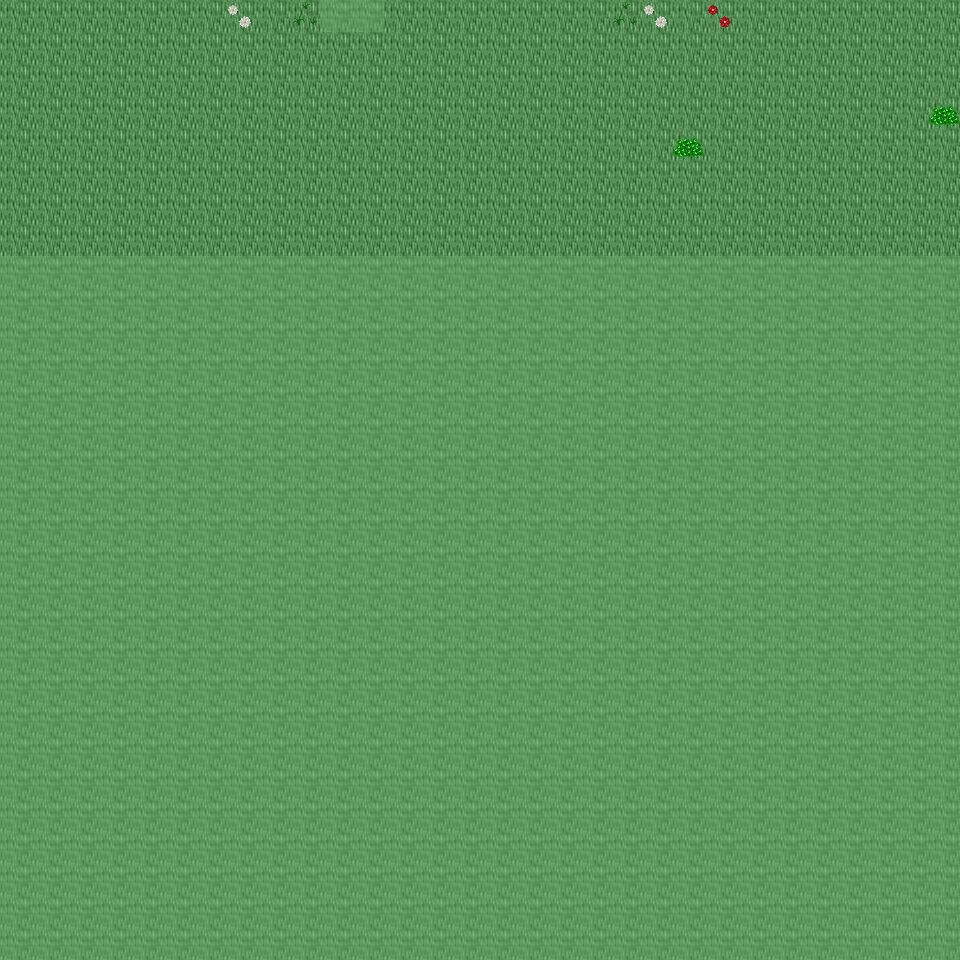

A level layout from a 2D game, rendered from its tile map. Below: a short description, then the map file with tile-grid data replaced by summaries:
An orthogonal 30x30 tile map with 32x32 px tiles, 6 tile layers (Ground, Object, Object2, Above, ...), 44 tilesets and 4 objects (4x mapchange).

<map version="1.0" orientation="orthogonal" renderorder="right-down" width="30" height="30" tilewidth="32" tileheight="32" nextobjectid="5">
  <tileset firstgid="1" name="tileset_ground_ground" tilewidth="32" tileheight="32" tilecount="33" columns="3">
    <image source="../drawable/tileset_ground_ground.png" width="96" height="352" />
  </tileset>
  <tileset firstgid="34" name="tileset_ground_ground_2" tilewidth="32" tileheight="32" tilecount="4" columns="4">
    <image source="../drawable/tileset_ground_ground_2.png" width="128" height="32" />
  </tileset>
  <tileset firstgid="38" name="tileset_ground_ridge_earth_dark" tilewidth="32" tileheight="32" tilecount="96" columns="12">
    <image source="../drawable/tileset_ground_ridge_earth_dark.png" width="384" height="256" />
  </tileset>
  <tileset firstgid="134" name="tileset_plant_grasses" tilewidth="32" tileheight="32" tilecount="6" columns="3">
    <image source="../drawable/tileset_plant_grasses.png" width="96" height="64" />
  </tileset>
  <tileset firstgid="140" name="tileset_plant_bush_bushes" tilewidth="32" tileheight="32" tilecount="10" columns="5">
    <image source="../drawable/tileset_plant_bush_bushes.png" width="160" height="64" />
  </tileset>
  <tileset firstgid="150" name="tileset_plant_flower_daisy_white" tilewidth="32" tileheight="32" tilecount="8" columns="2">
    <image source="../drawable/tileset_plant_flower_daisy_white.png" width="64" height="128" />
  </tileset>
  <tileset firstgid="158" name="tileset_building_fence_fence_chunky" tilewidth="32" tileheight="32" tilecount="21" columns="3">
    <image source="../drawable/tileset_building_fence_fence_chunky.png" width="96" height="224" />
  </tileset>
  <tileset firstgid="179" name="tileset_ground_rock_rocks_2" tilewidth="32" tileheight="32" tilecount="4" columns="2">
    <image source="../drawable/tileset_ground_rock_rocks_2.png" width="64" height="64" />
  </tileset>
  <tileset firstgid="183" name="tileset_building_roof_green" tilewidth="32" tileheight="32" tilecount="20" columns="5">
    <image source="../drawable/tileset_building_roof_green.png" width="160" height="128" />
  </tileset>
  <tileset firstgid="203" name="tileset_building_wall_wall_brown" tilewidth="32" tileheight="32" tilecount="12" columns="3">
    <image source="../drawable/tileset_building_wall_wall_brown.png" width="96" height="128" />
  </tileset>
  <tileset firstgid="215" name="tileset_plant_flower_daisy_red" tilewidth="32" tileheight="32" tilecount="8" columns="2">
    <image source="../drawable/tileset_plant_flower_daisy_red.png" width="64" height="128" />
  </tileset>
  <tileset firstgid="223" name="tileset_item_corpse_huge_animal" tilewidth="32" tileheight="32" tilecount="16" columns="2">
    <image source="../drawable/tileset_item_corpse_huge_animal.png" width="64" height="256" />
  </tileset>
  <tileset firstgid="239" name="tileset_plant_stump_rectangular" tilewidth="32" tileheight="32" tilecount="4" columns="2">
    <image source="../drawable/tileset_plant_stump_rectangular.png" width="64" height="64" />
  </tileset>
  <tileset firstgid="243" name="tileset_ground_rock_pebbles" tilewidth="32" tileheight="32" tilecount="3" columns="1">
    <image source="../drawable/tileset_ground_rock_pebbles.png" width="32" height="96" />
  </tileset>
  <tileset firstgid="246" name="tileset_plant_tree_tree_green" tilewidth="32" tileheight="32" tilecount="88" columns="8">
    <image source="../drawable/tileset_plant_tree_tree_green.png" width="256" height="352" />
  </tileset>
  <tileset firstgid="334" name="tileset_item_pot_dark_barrel" tilewidth="32" tileheight="32" tilecount="2" columns="1">
    <image source="../drawable/tileset_item_pot_dark_barrel.png" width="32" height="64" />
  </tileset>
  <tileset firstgid="336" name="tileset_plant_leaves" tilewidth="32" tileheight="32" tilecount="8" columns="4">
    <image source="../drawable/tileset_plant_leaves.png" width="128" height="64" />
  </tileset>
  <tileset firstgid="344" name="tileset_item_statue_cross" tilewidth="32" tileheight="32" tilecount="1" columns="1">
    <image source="../drawable/tileset_item_statue_cross.png" width="32" height="32" />
  </tileset>
  <tileset firstgid="345" name="tileset_ground_ladder_vertical_dark" tilewidth="32" tileheight="32" tilecount="3" columns="3">
    <image source="../drawable/tileset_ground_ladder_vertical_dark.png" width="96" height="32" />
  </tileset>
  <tileset firstgid="348" name="tileset_furniture_light_dark_torch" tilewidth="32" tileheight="32" tilecount="8" columns="2">
    <image source="../drawable/tileset_furniture_light_dark_torch.png" width="64" height="128" />
  </tileset>
  <tileset firstgid="356" name="tileset_building_door_door_n" tilewidth="32" tileheight="32" tilecount="6" columns="3">
    <image source="../drawable/tileset_building_door_door_n.png" width="96" height="64" />
  </tileset>
  <tileset firstgid="362" name="tileset_building_window_window_long" tilewidth="32" tileheight="32" tilecount="3" columns="3">
    <image source="../drawable/tileset_building_window_window_long.png" width="96" height="32" />
  </tileset>
  <tileset firstgid="365" name="tileset_building_roof_yellow" tilewidth="32" tileheight="32" tilecount="20" columns="5">
    <image source="../drawable/tileset_building_roof_yellow.png" width="160" height="128" />
  </tileset>
  <tileset firstgid="385" name="tileset_plant_vine" tilewidth="32" tileheight="32" tilecount="3" columns="1">
    <image source="../drawable/tileset_plant_vine.png" width="32" height="96" />
  </tileset>
  <tileset firstgid="388" name="tileset_logic_collision" tilewidth="32" tileheight="32" tilecount="1" columns="1">
    <image source="../drawable/tileset_logic_collision.png" width="32" height="32" />
  </tileset>
  <tileset firstgid="389" name="tileset_ground_green_paving" tilewidth="32" tileheight="32" tilecount="18" columns="3">
    <image source="../drawable/tileset_ground_green_paving.png" width="96" height="192" />
  </tileset>
  <tileset firstgid="407" name="tileset_ground_grass_2" tilewidth="32" tileheight="32" tilecount="21" columns="3">
    <image source="../drawable/tileset_ground_grass_2.png" width="96" height="224" />
  </tileset>
  <tileset firstgid="428" name="tileset_ground_earth_edges" tilewidth="32" tileheight="32" tilecount="18" columns="6">
    <image source="../drawable/tileset_ground_earth_edges.png" width="192" height="96" />
  </tileset>
  <tileset firstgid="446" name="tileset_ground_grass_corners" tilewidth="32" tileheight="32" tilecount="24" columns="6">
    <image source="../drawable/tileset_ground_grass_corners.png" width="192" height="128" />
  </tileset>
  <tileset firstgid="470" name="tileset_ground_earth_edges_yellowgreen" tilewidth="32" tileheight="32" tilecount="15" columns="5">
    <image source="../drawable/tileset_ground_earth_edges_yellowgreen.png" width="160" height="96" />
  </tileset>
  <tileset firstgid="485" name="tileset_ground_water_pool" tilewidth="32" tileheight="32" tilecount="72" columns="3">
    <image source="../drawable/tileset_ground_water_pool.png" width="96" height="768" />
  </tileset>
  <tileset firstgid="557" name="tileset_building_house_pink_blue" tilewidth="32" tileheight="32" tilecount="99" columns="11">
    <image source="../drawable/tileset_building_house_pink_blue.png" width="352" height="288" />
  </tileset>
  <tileset firstgid="656" name="tileset_plant_flower_foxgloves" tilewidth="32" tileheight="32" tilecount="4" columns="2">
    <image source="../drawable/tileset_plant_flower_foxgloves.png" width="64" height="64" />
  </tileset>
  <tileset firstgid="660" name="tileset_plant_tree_evergreen" tilewidth="32" tileheight="32" tilecount="36" columns="3">
    <image source="../drawable/tileset_plant_tree_evergreen.png" width="96" height="384" />
  </tileset>
  <tileset firstgid="696" name="tileset_plant_tree_spruce" tilewidth="32" tileheight="32" tilecount="6" columns="2">
    <image source="../drawable/tileset_plant_tree_spruce.png" width="64" height="96" />
  </tileset>
  <tileset firstgid="702" name="tileset_plant_bush_large_green" tilewidth="32" tileheight="32" tilecount="9" columns="3">
    <image source="../drawable/tileset_plant_bush_large_green.png" width="96" height="96" />
  </tileset>
  <tileset firstgid="711" name="tileset_plant_stump_hollow_logs" tilewidth="32" tileheight="32" tilecount="6" columns="3">
    <image source="../drawable/tileset_plant_stump_hollow_logs.png" width="96" height="64" />
  </tileset>
  <tileset firstgid="717" name="tileset_plant_stump_small_stump" tilewidth="32" tileheight="32" tilecount="4" columns="2">
    <image source="../drawable/tileset_plant_stump_small_stump.png" width="64" height="64" />
  </tileset>
  <tileset firstgid="721" name="tileset_plant_bush_bush_pinks" tilewidth="32" tileheight="32" tilecount="4" columns="2">
    <image source="../drawable/tileset_plant_bush_bush_pinks.png" width="64" height="64" />
  </tileset>
  <tileset firstgid="725" name="tileset_building_outhouse" tilewidth="32" tileheight="32" tilecount="12" columns="3">
    <image source="../drawable/tileset_building_outhouse.png" width="96" height="128" />
  </tileset>
  <tileset firstgid="737" name="tileset_item_pot_wooden_bins" tilewidth="32" tileheight="32" tilecount="4" columns="2">
    <image source="../drawable/tileset_item_pot_wooden_bins.png" width="64" height="64" />
  </tileset>
  <tileset firstgid="741" name="tileset_ground_dry_grass" tilewidth="32" tileheight="32" tilecount="54" columns="9">
    <image source="../drawable/tileset_ground_dry_grass.png" width="288" height="192" />
  </tileset>
  <tileset firstgid="795" name="tileset_ground_grass_edges" tilewidth="32" tileheight="32" tilecount="36" columns="12">
    <image source="../drawable/tileset_ground_grass_edges.png" width="384" height="96" />
  </tileset>
  <tileset firstgid="831" name="tileset_building_huts" tilewidth="32" tileheight="32" tilecount="338" columns="26">
    <image source="../drawable/tileset_building_huts.png" width="832" height="416" />
  </tileset>
  <layer name="Ground" width="30" height="30">
    <data>[900 cells, 240 non-empty, 1 distinct tile ids]</data>
  </layer>
  <layer name="Object" width="30" height="30">
    <data>[900 cells, 9 non-empty, 6 distinct tile ids]</data>
  </layer>
  <layer name="Object2" width="30" height="30">
    <data>[900 cells, 0 non-empty, 0 distinct tile ids]</data>
  </layer>
  <layer name="Above" width="30" height="30">
    <data>[900 cells, 0 non-empty, 0 distinct tile ids]</data>
  </layer>
  <layer name="Above2" width="30" height="30">
    <data>[900 cells, 0 non-empty, 0 distinct tile ids]</data>
  </layer>
  <layer name="Walkable" width="30" height="30">
    <data>[900 cells, 662 non-empty, 1 distinct tile ids]</data>
  </layer>
  <objectgroup name="MapEvents">
    <object id="1" name="north" type="mapchange" x="0" y="0" width="320" height="32">
      <properties>
        <property name="map" value="0_ados_mountain_n2_w2_x1_y3" />
        <property name="place" value="south" />
      </properties>
    </object>
    <object id="2" name="north2" type="mapchange" x="384" y="0" width="576" height="32">
      <properties>
        <property name="map" value="0_ados_mountain_n2_w2_x1_y3" />
        <property name="place" value="south2" />
      </properties>
    </object>
    <object id="3" name="west" type="mapchange" x="0" y="0" width="32" height="256">
      <properties>
        <property name="map" value="0_ados_mountain_n2_w2_x0_y4" />
        <property name="place" value="east" />
      </properties>
    </object>
    <object id="4" name="east" type="mapchange" x="928" y="0" width="32" height="256">
      <properties>
        <property name="map" value="0_ados_mountain_n2_w2_x2_y4" />
        <property name="place" value="west" />
      </properties>
    </object>
  </objectgroup>
</map>
